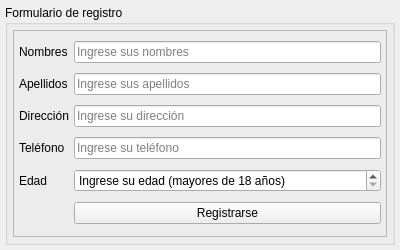
<?xml version="1.0" encoding="UTF-8"?>
<ui version="4.0">
 <class>MainWindow</class>
 <widget class="QMainWindow" name="MainWindow">
  <property name="enabled">
   <bool>true</bool>
  </property>
  <property name="geometry">
   <rect>
    <x>0</x>
    <y>0</y>
    <width>400</width>
    <height>250</height>
   </rect>
  </property>
  <property name="sizePolicy">
   <sizepolicy hsizetype="Preferred" vsizetype="Preferred">
    <horstretch>0</horstretch>
    <verstretch>0</verstretch>
   </sizepolicy>
  </property>
  <property name="minimumSize">
   <size>
    <width>0</width>
    <height>0</height>
   </size>
  </property>
  <property name="maximumSize">
   <size>
    <width>400</width>
    <height>250</height>
   </size>
  </property>
  <property name="focusPolicy">
   <enum>Qt::NoFocus</enum>
  </property>
  <property name="windowTitle">
   <string>Registro de usuario</string>
  </property>
  <widget class="QWidget" name="centralwidget">
   <property name="sizePolicy">
    <sizepolicy hsizetype="Preferred" vsizetype="Preferred">
     <horstretch>0</horstretch>
     <verstretch>0</verstretch>
    </sizepolicy>
   </property>
   <layout class="QGridLayout" name="gridLayout">
    <property name="leftMargin">
     <number>5</number>
    </property>
    <property name="topMargin">
     <number>5</number>
    </property>
    <property name="rightMargin">
     <number>5</number>
    </property>
    <property name="bottomMargin">
     <number>5</number>
    </property>
    <property name="spacing">
     <number>5</number>
    </property>
    <item row="0" column="0">
     <widget class="QGroupBox" name="register_box">
      <property name="sizePolicy">
       <sizepolicy hsizetype="Preferred" vsizetype="Preferred">
        <horstretch>0</horstretch>
        <verstretch>0</verstretch>
       </sizepolicy>
      </property>
      <property name="title">
       <string>Formulario de registro</string>
      </property>
      <layout class="QGridLayout" name="gridLayout_2">
       <property name="leftMargin">
        <number>5</number>
       </property>
       <property name="topMargin">
        <number>5</number>
       </property>
       <property name="rightMargin">
        <number>5</number>
       </property>
       <property name="bottomMargin">
        <number>5</number>
       </property>
       <property name="spacing">
        <number>5</number>
       </property>
       <item row="0" column="0">
        <widget class="QFrame" name="frame">
         <property name="frameShape">
          <enum>QFrame::StyledPanel</enum>
         </property>
         <property name="frameShadow">
          <enum>QFrame::Raised</enum>
         </property>
         <layout class="QGridLayout" name="gridLayout_3">
          <property name="leftMargin">
           <number>5</number>
          </property>
          <property name="topMargin">
           <number>5</number>
          </property>
          <property name="rightMargin">
           <number>5</number>
          </property>
          <property name="bottomMargin">
           <number>5</number>
          </property>
          <property name="spacing">
           <number>5</number>
          </property>
          <item row="0" column="1">
           <widget class="QLineEdit" name="e_nombre">
            <property name="text">
             <string/>
            </property>
            <property name="maxLength">
             <number>50</number>
            </property>
            <property name="placeholderText">
             <string>Ingrese sus nombres</string>
            </property>
            <property name="clearButtonEnabled">
             <bool>true</bool>
            </property>
           </widget>
          </item>
          <item row="1" column="1">
           <widget class="QLineEdit" name="e_apellido">
            <property name="text">
             <string/>
            </property>
            <property name="maxLength">
             <number>50</number>
            </property>
            <property name="placeholderText">
             <string>Ingrese sus apellidos</string>
            </property>
            <property name="clearButtonEnabled">
             <bool>true</bool>
            </property>
           </widget>
          </item>
          <item row="2" column="1">
           <widget class="QLineEdit" name="e_direccion">
            <property name="text">
             <string/>
            </property>
            <property name="maxLength">
             <number>75</number>
            </property>
            <property name="placeholderText">
             <string>Ingrese su dirección</string>
            </property>
            <property name="clearButtonEnabled">
             <bool>true</bool>
            </property>
           </widget>
          </item>
          <item row="3" column="1">
           <widget class="QLineEdit" name="e_telefono">
            <property name="text">
             <string/>
            </property>
            <property name="maxLength">
             <number>15</number>
            </property>
            <property name="placeholderText">
             <string>Ingrese su teléfono</string>
            </property>
            <property name="clearButtonEnabled">
             <bool>true</bool>
            </property>
           </widget>
          </item>
          <item row="4" column="1">
           <widget class="QSpinBox" name="s_edad">
            <property name="specialValueText">
             <string>Ingrese su edad (mayores de 18 años)</string>
            </property>
            <property name="minimum">
             <number>17</number>
            </property>
            <property name="maximum">
             <number>100</number>
            </property>
           </widget>
          </item>
          <item row="2" column="0">
           <widget class="QLabel" name="l_direccion">
            <property name="text">
             <string>Dirección</string>
            </property>
           </widget>
          </item>
          <item row="0" column="0">
           <widget class="QLabel" name="l_nombre">
            <property name="text">
             <string>Nombres</string>
            </property>
           </widget>
          </item>
          <item row="1" column="0">
           <widget class="QLabel" name="l_apellido">
            <property name="text">
             <string>Apellidos</string>
            </property>
           </widget>
          </item>
          <item row="4" column="0">
           <widget class="QLabel" name="l_edad">
            <property name="text">
             <string>Edad</string>
            </property>
           </widget>
          </item>
          <item row="3" column="0">
           <widget class="QLabel" name="l_telefono">
            <property name="text">
             <string>Teléfono</string>
            </property>
           </widget>
          </item>
          <item row="5" column="1">
           <widget class="QPushButton" name="pb_registrarse">
            <property name="text">
             <string>Registrarse</string>
            </property>
           </widget>
          </item>
         </layout>
        </widget>
       </item>
      </layout>
     </widget>
    </item>
   </layout>
  </widget>
 </widget>
 <resources/>
 <connections/>
</ui>
